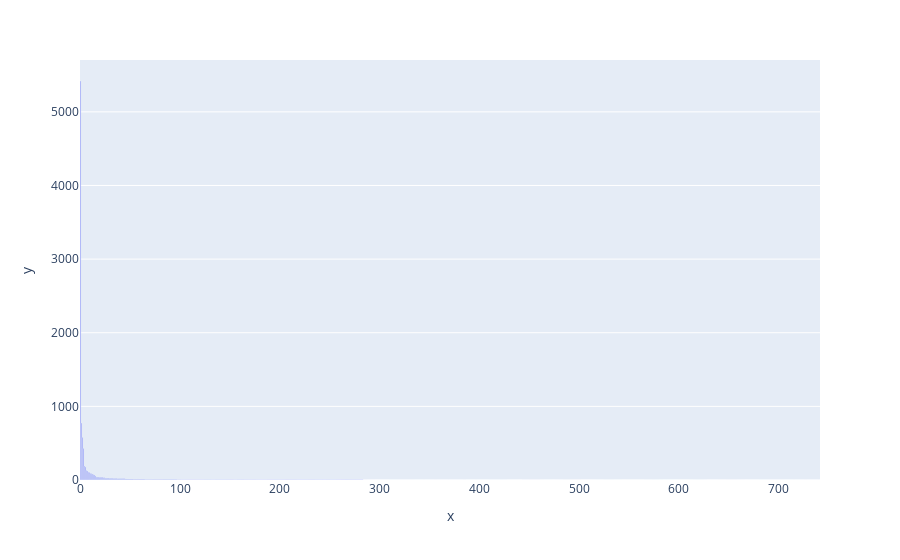

The cell this chart's notebook holds for it:
### Code cell
import plotly.express as px
cut_counts = df['Beat'].value_counts()
fig = px.bar( y=cut_counts)
fig.show()

### Figure 1 — Plotly figure (JSON) as saved in the notebook; plotly's stock layout.template omitted (floating-point values rounded to 4 significant figures; data arrays with more than 128 entries replaced by an {"elided": "..."} marker saying what was removed)
{"data": [{"alignmentgroup": "True", "hovertemplate": "x=%{x}<br>y=%{y}<extra></extra>", "legendgroup": "", "marker": {"color": "#636efa", "pattern": {"shape": ""}}, "name": "", "offsetgroup": "", "orientation": "v", "showlegend": false, "textposition": "auto", "type": "bar", "x": {"elided": "742 int values"}, "xaxis": "x", "y": {"elided": "742 int values"}, "yaxis": "y"}], "layout": {"barmode": "relative", "legend": {"tracegroupgap": 0}, "margin": {"t": 60}, "xaxis": {"anchor": "y", "domain": [0, 1], "title": {"text": "x"}}, "yaxis": {"anchor": "x", "domain": [0, 1], "title": {"text": "y"}}}}
